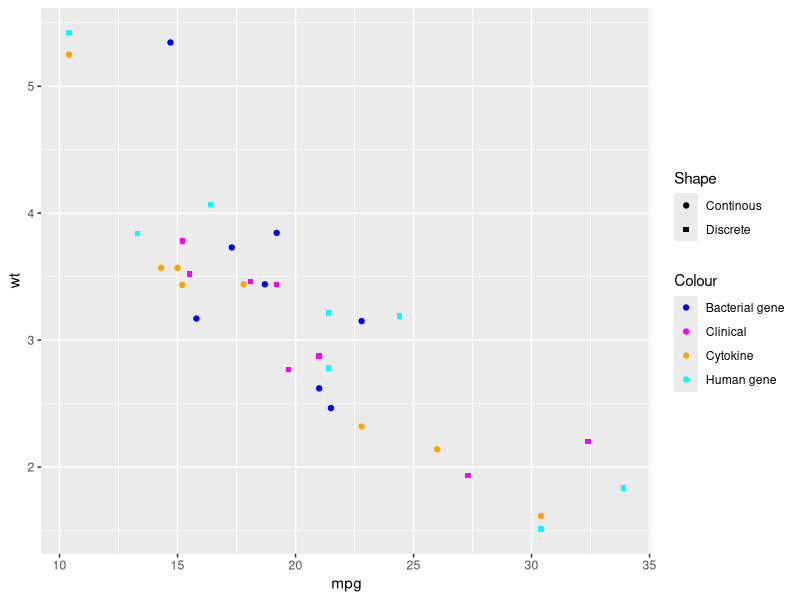
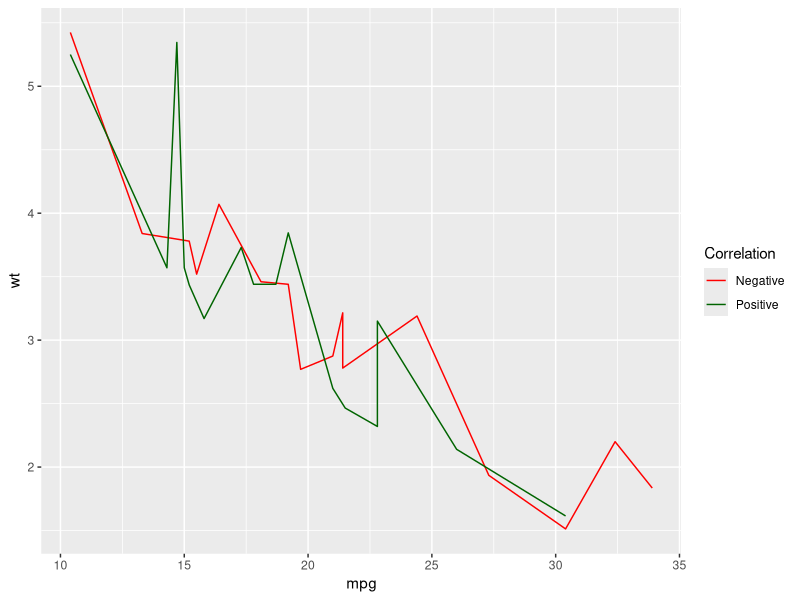

The R source for these figures, in order:
# Create legend for network

################################################################################

library(ggplot2)

################################################################################

# Change a dataframe to comply with the network

# Node colour
mtcars$gear<- rep(c('Bacterial gene','Clinical','Cytokine','Human gene'), nrow(mtcars)/4)
colnames(mtcars)[which(colnames(mtcars)=='gear')] <- 'Colour' 
mtcars$Colour <- as.factor(mtcars$Colour)

# Node shape
mtcars$carb<- rep(c('Continous','Discrete'), nrow(mtcars)/2)
colnames(mtcars)[which(colnames(mtcars)=='carb')] <- 'Shape' 
mtcars$Shape <- as.factor(mtcars$Shape)

# Edge colour
mtcars$qsec<- rep(c('Positive','Negative'), nrow(mtcars)/2)
colnames(mtcars)[which(colnames(mtcars)=='qsec')] <- 'Correlation' 
mtcars$Correlation<-as.factor(mtcars$Correlation)

################################################################################

# Make the network for the nodes
p <- ggplot(data = mtcars, 
            aes(x=mpg, y=wt, color=Colour, shape=Shape))+
  geom_point()
p + scale_color_manual(values=c('blue','magenta','orange','cyan')) +
  scale_shape_manual(values=c(19,15))

################################################################################

# Make the network for the edges
q <- ggplot(data = mtcars, 
            aes(x=mpg, y=wt, color=Correlation))+
  geom_line()
q + scale_color_manual(values=c('red','darkgreen'))
